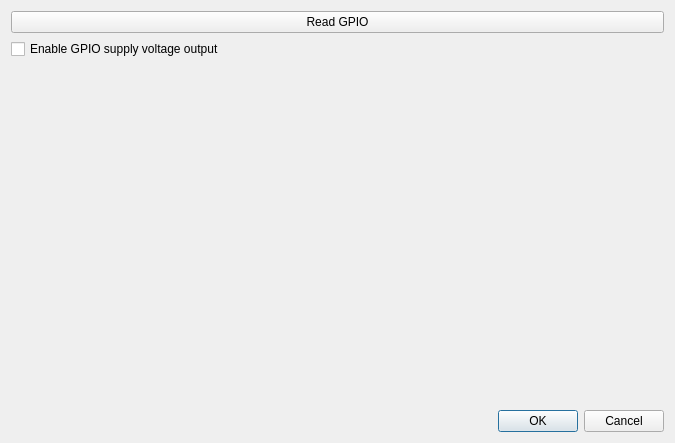
<?xml version="1.0" encoding="UTF-8"?>
<ui version="4.0">
 <class>GPIODialog</class>
 <widget class="QDialog" name="GPIODialog">
  <property name="geometry">
   <rect>
    <x>0</x>
    <y>0</y>
    <width>675</width>
    <height>443</height>
   </rect>
  </property>
  <property name="windowTitle">
   <string>Dialog</string>
  </property>
  <layout class="QVBoxLayout" name="verticalLayout">
   <item>
    <layout class="QGridLayout" name="gpioContainer"/>
   </item>
   <item>
    <widget class="QPushButton" name="readGPIO">
     <property name="text">
      <string>Read GPIO</string>
     </property>
    </widget>
   </item>
   <item>
    <widget class="QCheckBox" name="supplyOutputEnable">
     <property name="text">
      <string>Enable GPIO supply voltage output</string>
     </property>
    </widget>
   </item>
   <item>
    <spacer name="verticalSpacer">
     <property name="orientation">
      <enum>Qt::Vertical</enum>
     </property>
     <property name="sizeHint" stdset="0">
      <size>
       <width>20</width>
       <height>40</height>
      </size>
     </property>
    </spacer>
   </item>
   <item>
    <widget class="QDialogButtonBox" name="buttonBox">
     <property name="orientation">
      <enum>Qt::Horizontal</enum>
     </property>
     <property name="standardButtons">
      <set>QDialogButtonBox::Cancel|QDialogButtonBox::Ok</set>
     </property>
    </widget>
   </item>
  </layout>
 </widget>
 <resources/>
 <connections>
  <connection>
   <sender>buttonBox</sender>
   <signal>accepted()</signal>
   <receiver>GPIODialog</receiver>
   <slot>accept()</slot>
   <hints>
    <hint type="sourcelabel">
     <x>227</x>
     <y>627</y>
    </hint>
    <hint type="destinationlabel">
     <x>157</x>
     <y>274</y>
    </hint>
   </hints>
  </connection>
  <connection>
   <sender>buttonBox</sender>
   <signal>rejected()</signal>
   <receiver>GPIODialog</receiver>
   <slot>reject()</slot>
   <hints>
    <hint type="sourcelabel">
     <x>295</x>
     <y>633</y>
    </hint>
    <hint type="destinationlabel">
     <x>286</x>
     <y>274</y>
    </hint>
   </hints>
  </connection>
 </connections>
</ui>
